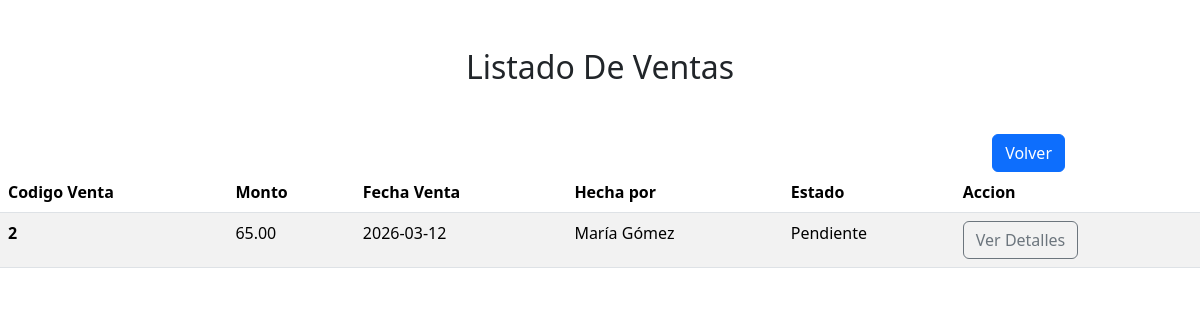
The app's page /vendedor/mis_ventas.php (signed in) with its own data.
### tables this page shows
CREATE TABLE `venta` (
  `idventa` int(11) NOT NULL,
  `monto` decimal(10,2) DEFAULT NULL,
  `estado_venta` enum('Pagada','Pendiente','Entregada','Cancelada','Registrada') DEFAULT NULL,
  `fecha_venta` date DEFAULT NULL,
  `idusuario` int(11) NOT NULL
);

CREATE TABLE `usuarios` (
  `idusuario` int(11) NOT NULL,
  `nombre` varchar(45) DEFAULT NULL,
  `apellido` varchar(45) DEFAULT NULL,
  `dni` varchar(8) DEFAULT NULL,
  `telefono` varchar(45) DEFAULT NULL,
  `email` varchar(45) DEFAULT NULL,
  `direccion` varchar(45) DEFAULT NULL,
  `password_hash` varchar(255) DEFAULT NULL,
  `rol` enum('admin','vendedor','usuario') DEFAULT NULL
);

### vendedor/mis_ventas.php (the view, shortened to what this page needs)
<?php
require_once "../conexion.php";
$idusuario = $_SESSION["idusuario"];
$sql = "SELECT venta.*, usuarios.nombre, usuarios.apellido FROM venta INNER JOIN usuarios ON venta.idusuario = usuarios.idusuario WHERE venta.idusuario = ? ORDER BY fecha_venta DESC";
$stmt = $conex->prepare($sql);
$stmt->bind_param("i", $idusuario);
$stmt->execute();
$resultado = $stmt->get_result();
?>
<!DOCTYPE html>
<html lang="es">
<head>
    <link href="https://cdn.jsdelivr.net/npm/bootstrap@5.3.8/dist/css/bootstrap.min.css" rel="stylesheet">
</head>
<body>
  <div class="container text-center ">
    <div class="text-center my-5">
      <h2>Listado De Ventas</h2>
    </div>
    <div class="col-11 d-flex justify-content-end">
    <a href="index.php" class="btn btn-primary">Volver</a>
  </div>
  </div>
  <section>
<table class="table table-striped">
  <thead>
    <tr>
      <th scope="col">Codigo Venta</th>
      <th scope="col">Monto</th>
      <th scope="col">Fecha Venta</th>
      <th scope="col">Hecha por</th>
      <th scope="col">Estado</th>
      <th scope="col">Accion</th>
    </tr>
  </thead>
  <tbody>
    <?php
    if($resultado->num_rows>0)
      while($fila=$resultado->fetch_assoc()){
    ?>
    <tr>
        <th scope="row"><?php echo $fila["idventa"]; ?></th>
        <td><?php echo $fila["monto"];?></td>
        <td><?php echo $fila["fecha_venta"];?></td>
        <td><?php echo $fila["nombre"];echo " "; echo $fila["apellido"];?></td>
        <td><?php echo $fila["estado_venta"];?></td>
        <td>
          <div class="d-flex gap-2">
            <form action="../ventas/detalle_venta.php" method="post">
              <button type="submit" class="btn btn-outline-secondary">Ver Detalles</button>
            </form>
          </div>
        </td>
    </tr>
  <?php
      } else{
      }
    ?>
  </tbody>
</table>
  </section>
</body>
</html>

### records on screen
venta: idventa "2", monto "65.00", fecha_venta "2026-03-12", idusuario.nombre "María", idusuario.apellido "Gómez", estado_venta "Pendiente"
